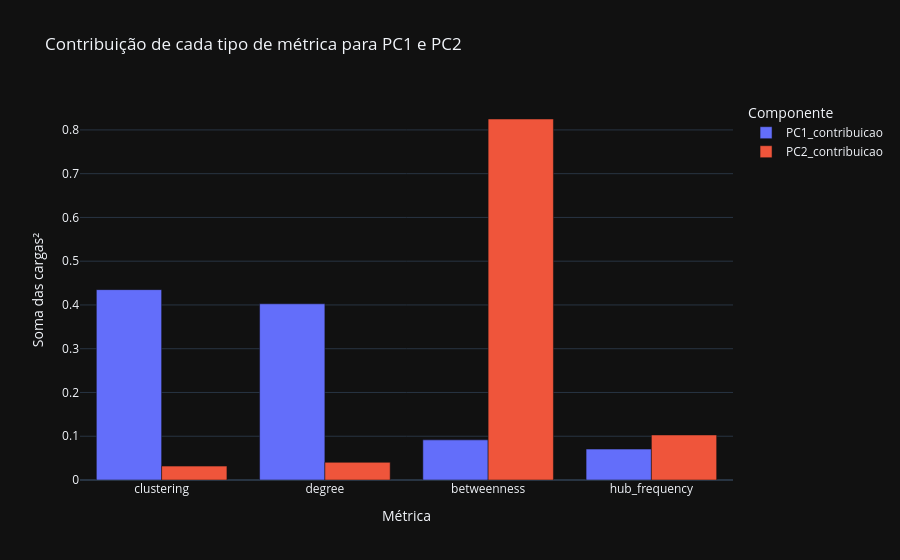

Notebook source saved alongside this figure:
### Code cell
_lt = loadings[["PC1", "PC2"]].assign(tipo=[c.rsplit("_", 1)[0] for c in loadings.index])

# cada componente tem norma 1: a soma das cargas ao quadrado de um tipo é a fração do componente formada por ele
loadings_by_type = _lt.groupby("tipo").agg(
    n_variaveis=("PC1", "size"),
    PC1_contribuicao=("PC1", lambda s: (s ** 2).sum()),
    PC2_contribuicao=("PC2", lambda s: (s ** 2).sum()),
    PC1_carga_media=("PC1", "mean"),
    PC1_frac_positivas=("PC1", lambda s: (s > 0).mean()),
).sort_values("PC1_contribuicao", ascending=False)

fig = px.bar(
    loadings_by_type.reset_index().melt(
        id_vars="tipo", value_vars=["PC1_contribuicao", "PC2_contribuicao"],
        var_name="componente", value_name="contribuicao",
    ),
    x="tipo", y="contribuicao", color="componente", barmode="group",
    title="Contribuição de cada tipo de métrica para PC1 e PC2",
    labels={"tipo": "Métrica", "contribuicao": "Soma das cargas²", "componente": "Componente"},
)
fig.show()

loadings_by_type.round(3)

### Figure 1 — Plotly figure (JSON) as saved in the notebook; plotly's stock layout.template omitted (floating-point values rounded to 4 significant figures)
{"data": [{"alignmentgroup": "True", "hovertemplate": "Componente=PC1_contribuicao<br>Métrica=%{x}<br>Soma das cargas²=%{y}<extra></extra>", "legendgroup": "PC1_contribuicao", "marker": {"color": "#636efa", "pattern": {"shape": ""}}, "name": "PC1_contribuicao", "offsetgroup": "PC1_contribuicao", "orientation": "v", "showlegend": true, "textposition": "auto", "type": "bar", "x": ["clustering", "degree", "betweenness", "hub_frequency"], "xaxis": "x", "y": [0.435, 0.4027, 0.0917, 0.07064], "yaxis": "y"}, {"alignmentgroup": "True", "hovertemplate": "Componente=PC2_contribuicao<br>Métrica=%{x}<br>Soma das cargas²=%{y}<extra></extra>", "legendgroup": "PC2_contribuicao", "marker": {"color": "#EF553B", "pattern": {"shape": ""}}, "name": "PC2_contribuicao", "offsetgroup": "PC2_contribuicao", "orientation": "v", "showlegend": true, "textposition": "auto", "type": "bar", "x": ["clustering", "degree", "betweenness", "hub_frequency"], "xaxis": "x", "y": [0.03175, 0.04038, 0.8249, 0.1029], "yaxis": "y"}], "layout": {"barmode": "group", "legend": {"title": {"text": "Componente"}, "tracegroupgap": 0}, "title": {"text": "Contribuição de cada tipo de métrica para PC1 e PC2"}, "xaxis": {"anchor": "y", "domain": [0, 1], "title": {"text": "Métrica"}}, "yaxis": {"anchor": "x", "domain": [0, 1], "title": {"text": "Soma das cargas²"}}}}
